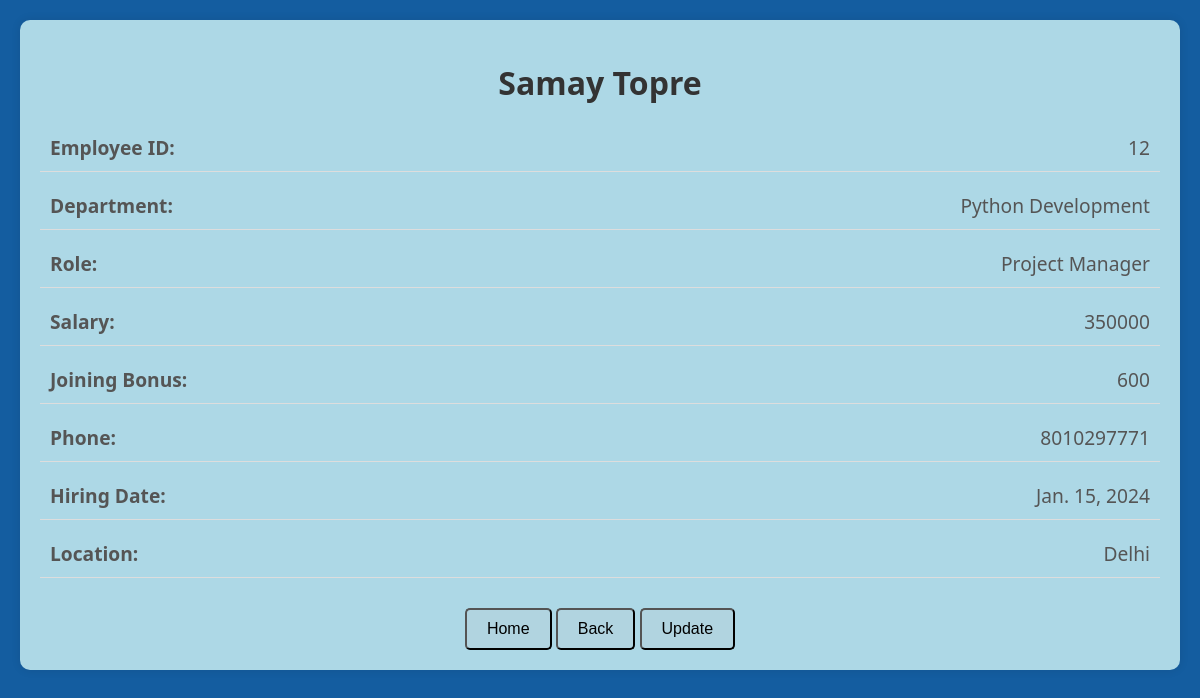
/viewall/viewone/12/, run on an earlier commit of the app's database.
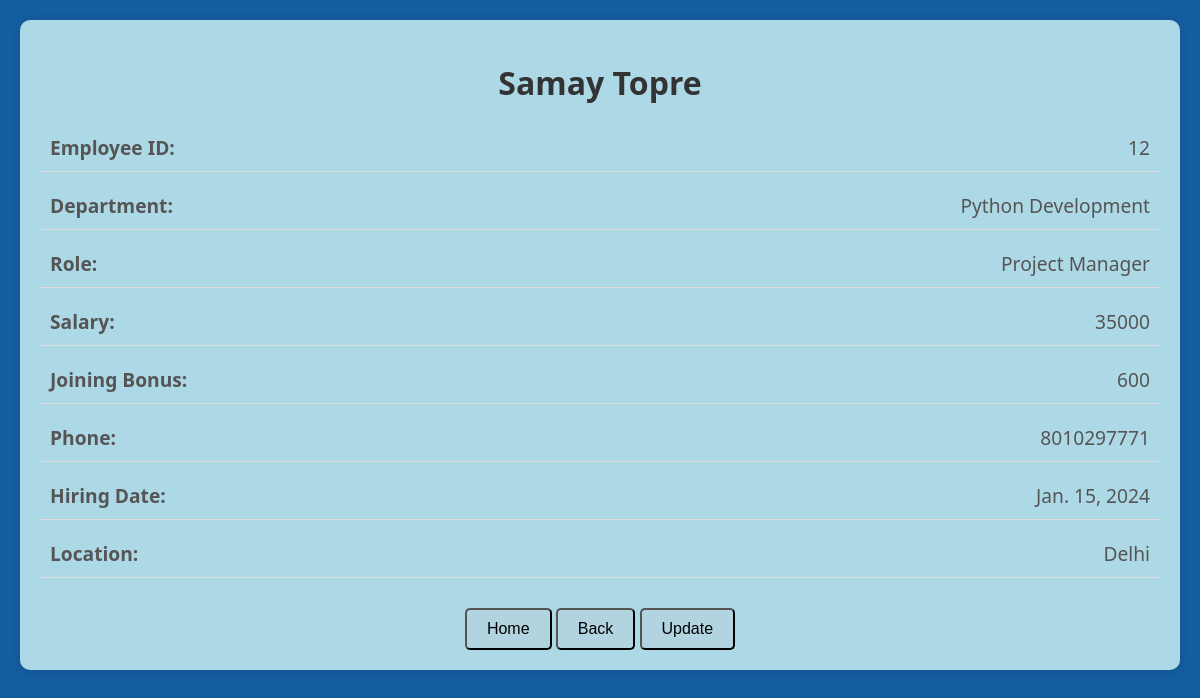
And on a later commit of the database.
### emp_app/models.py (models this page shows, shortened)
class Employee(models.Model):
    f_name=models.CharField(max_length=100,null=False)
    l_name=models.CharField(max_length=100)
    dept=models.ForeignKey(Department,on_delete=models.CASCADE)
    salary=models.IntegerField(default=0)
    bonus=models.IntegerField(default=0)
    role=models.ForeignKey(Role,on_delete=models.CASCADE)
    phone=models.IntegerField(default=0)
    hire_date=models.DateField()

class Department(models.Model):
    name = models.CharField(max_length=100,null=False)
    location= models.CharField(max_length=100)

class Role(models.Model):
    name=models.CharField(max_length=100,null=False)

### emp_app/views.py (the view)
# urls.py: path('viewall/viewone/<int:id>/', views.viewone, name='viewone'),
def viewone(request, id):
    emp = get_object_or_404(Employee, id=id)
    context = {'x': emp}
    return render(request, 'viewone.html', context)

### emp_app/templates/viewone.html (shortened to what this page needs)
<!DOCTYPE html>
<html lang="en">
<head>
</head>
<body>
    <div class="container">
        <h1>{{ x.f_name }} {{ x.l_name }}</h1>
        <div class="details">
            <span class="label">Employee ID:</span>
            <span class="value">{{ x.id }}</span>
        </div>
        <div class="details">
            <span class="label">Department:</span>
            <span class="value">{{ x.dept.name }}</span>
        </div>
        <div class="details">
            <span class="label">Role:</span>
            <span class="value">{{ x.role.name }}</span>
        </div>
        <div class="details">
            <span class="label">Salary:</span>
            <span class="value">{{ x.salary }}</span>
        </div>
        <div class="details">
            <span class="label">Joining Bonus:</span>
            <span class="value">{{ x.bonus }}</span>
        </div>
        <div class="details">
            <span class="label">Phone:</span>
            <span class="value">{{ x.phone }}</span>
        </div>
        <div class="details">
            <span class="label">Hiring Date:</span>
            <span class="value">{{ x.hire_date }}</span>
        </div>
        <div class="details">
            <span class="label">Location:</span>
            <span class="value">{{ x.dept.location }}</span>
        </div>
        <a href="/" style="text-decoration: none;">
            <button>Home</button>
        </a>
        <a href="/viewall" style="text-decoration: none;">
            <button>Back</button>
        </a>
        <a href="{% url 'update_employee' x.id %}" style="text-decoration: none;">
            <button>Update</button>
        </a>
    </div>
</body>
</html>

What changed in the data, as far as the page shows it:
changed Employee "Samay": salary "350000" → "35000"
